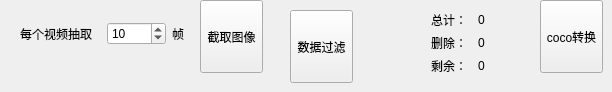
        <widget class="QWidget" name="tab_4">
         <attribute name="title">
          <string>pico</string>
         </attribute>
         <widget class="QToolButton" name="toolButton_generatePico">
          <property name="geometry">
           <rect>
            <x>200</x>
            <y>0</y>
            <width>63</width>
            <height>73</height>
           </rect>
          </property>
          <property name="styleSheet">
           <string notr="true"/>
          </property>
          <property name="text">
           <string>截取图像</string>
          </property>
          <property name="icon">
           <iconset resource="toolButtonIcon.qrc">
            <normaloff>:/toolButton/static/roi.png</normaloff>:/toolButton/static/roi.png</iconset>
          </property>
          <property name="iconSize">
           <size>
            <width>50</width>
            <height>50</height>
           </size>
          </property>
          <property name="toolButtonStyle">
           <enum>Qt::ToolButtonTextUnderIcon</enum>
          </property>
         </widget>
         <widget class="QToolButton" name="toolButton_transToCOCO">
          <property name="geometry">
           <rect>
            <x>540</x>
            <y>0</y>
            <width>63</width>
            <height>73</height>
           </rect>
          </property>
          <property name="styleSheet">
           <string notr="true"/>
          </property>
          <property name="text">
           <string>coco转换</string>
          </property>
          <property name="icon">
           <iconset resource="toolButtonIcon.qrc">
            <normaloff>:/toolButton/static/transcoco.png</normaloff>:/toolButton/static/transcoco.png</iconset>
          </property>
          <property name="iconSize">
           <size>
            <width>50</width>
            <height>50</height>
           </size>
          </property>
          <property name="toolButtonStyle">
           <enum>Qt::ToolButtonTextUnderIcon</enum>
          </property>
         </widget>
         <widget class="QWidget" name="layoutWidget">
          <property name="geometry">
           <rect>
            <x>20</x>
            <y>20</y>
            <width>173</width>
            <height>28</height>
           </rect>
          </property>
          <layout class="QHBoxLayout" name="horizontalLayout_7">
           <item>
            <widget class="QLabel" name="label_10">
             <property name="minimumSize">
              <size>
               <width>81</width>
               <height>0</height>
              </size>
             </property>
             <property name="maximumSize">
              <size>
               <width>81</width>
               <height>16777215</height>
              </size>
             </property>
             <property name="text">
              <string>每个视频抽取</string>
             </property>
            </widget>
           </item>
           <item>
            <widget class="QSpinBox" name="spinBox_picodata_num">
             <property name="value">
              <number>10</number>
             </property>
            </widget>
           </item>
           <item>
            <widget class="QLabel" name="label_11">
             <property name="minimumSize">
              <size>
               <width>21</width>
               <height>0</height>
              </size>
             </property>
             <property name="maximumSize">
              <size>
               <width>21</width>
               <height>16777215</height>
              </size>
             </property>
             <property name="text">
              <string>帧</string>
             </property>
            </widget>
           </item>
          </layout>
         </widget>
         <widget class="QToolButton" name="toolButton_picodatafilter">
          <property name="geometry">
           <rect>
            <x>290</x>
            <y>10</y>
            <width>63</width>
            <height>73</height>
           </rect>
          </property>
          <property name="styleSheet">
           <string notr="true"/>
          </property>
          <property name="text">
           <string>数据过滤</string>
          </property>
          <property name="icon">
           <iconset resource="toolButtonIcon.qrc">
            <normaloff>:/toolButton/static/deleteImg.png</normaloff>:/toolButton/static/deleteImg.png</iconset>
          </property>
          <property name="iconSize">
           <size>
            <width>50</width>
            <height>50</height>
           </size>
          </property>
          <property name="toolButtonStyle">
           <enum>Qt::ToolButtonTextUnderIcon</enum>
          </property>
         </widget>
         <widget class="QWidget" name="layoutWidget_2">
          <property name="geometry">
           <rect>
            <x>430</x>
            <y>10</y>
            <width>86</width>
            <height>67</height>
           </rect>
          </property>
          <layout class="QVBoxLayout" name="verticalLayout_11">
           <item>
            <layout class="QHBoxLayout" name="horizontalLayout_20">
             <item>
              <widget class="QLabel" name="label_26">
               <property name="minimumSize">
                <size>
                 <width>40</width>
                 <height>15</height>
                </size>
               </property>
               <property name="maximumSize">
                <size>
                 <width>40</width>
                 <height>15</height>
                </size>
               </property>
               <property name="text">
                <string>总计：</string>
               </property>
              </widget>
             </item>
             <item>
              <widget class="QLabel" name="label_PICOimageCountAll">
               <property name="minimumSize">
                <size>
                 <width>35</width>
                 <height>15</height>
                </size>
               </property>
               <property name="maximumSize">
                <size>
                 <width>35</width>
                 <height>15</height>
                </size>
               </property>
               <property name="text">
                <string>0</string>
               </property>
              </widget>
             </item>
            </layout>
           </item>
           <item>
            <layout class="QHBoxLayout" name="horizontalLayout_21">
             <item>
              <widget class="QLabel" name="label_27">
               <property name="minimumSize">
                <size>
                 <width>40</width>
                 <height>15</height>
                </size>
               </property>
               <property name="maximumSize">
                <size>
                 <width>40</width>
                 <height>15</height>
                </size>
               </property>
               <property name="text">
                <string>删除：</string>
               </property>
              </widget>
             </item>
             <item>
              <widget class="QLabel" name="label_PICOimageDeleteCount">
               <property name="minimumSize">
                <size>
                 <width>35</width>
                 <height>15</height>
                </size>
               </property>
               <property name="maximumSize">
                <size>
                 <width>35</width>
                 <height>15</height>
                </size>
               </property>
               <property name="text">
                <string>0</string>
               </property>
              </widget>
             </item>
            </layout>
           </item>
           <item>
            <layout class="QHBoxLayout" name="horizontalLayout_22">
             <item>
              <widget class="QLabel" name="label_28">
               <property name="minimumSize">
                <size>
                 <width>40</width>
                 <height>15</height>
                </size>
               </property>
               <property name="maximumSize">
                <size>
                 <width>40</width>
                 <height>15</height>
                </size>
               </property>
               <property name="text">
                <string>剩余：</string>
               </property>
              </widget>
             </item>
             <item>
              <widget class="QLabel" name="label_PICOimageSurplusCount">
               <property name="minimumSize">
                <size>
                 <width>35</width>
                 <height>15</height>
                </size>
               </property>
               <property name="maximumSize">
                <size>
                 <width>35</width>
                 <height>15</height>
                </size>
               </property>
               <property name="text">
                <string>0</string>
               </property>
              </widget>
             </item>
            </layout>
           </item>
          </layout>
         </widget>
        </widget>
